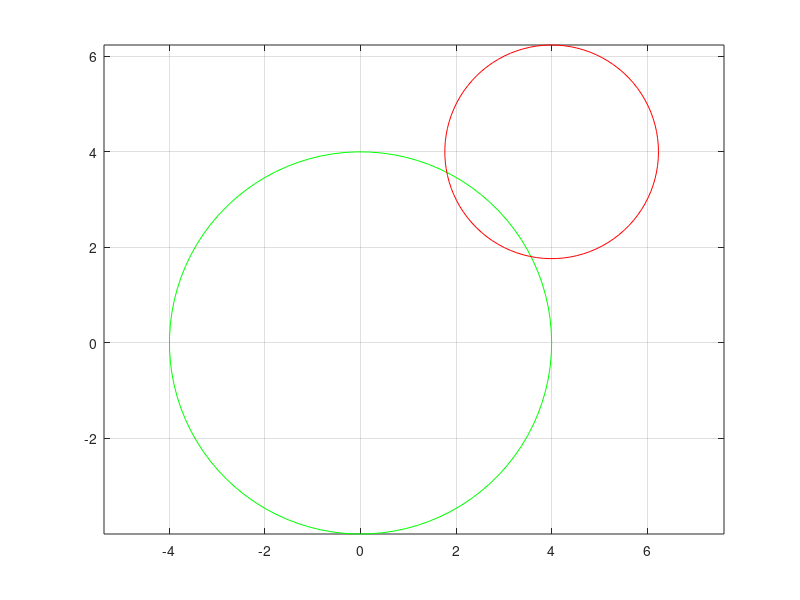

MATLAB code for this plot:
clc
%non-linear equations
f1=@(x) (x-4).^2 +(y-4).^2 -5 ;
f2=@(x) x.^2 +y.^2 -16;

%graphically looking our 1 st guess is (2,4) and
% 2 nd guess is (4,2)
x=[2 ;4];     %initial guess
for i=1:20
    
    J=[2*(x(1)-4) 2*(x(2)-4);2*x(1) 2*x(2)];    %define jacobi
    f=-[(x(1)-4).^2+(x(2)-4).^2-5 ;x(1).^2+x(2).^2-16];  %function vector
    
    dx=inv(J)*f;
    x=x+dx;
 
end
disp('1st Solution vector is : ')
disp(x)



x=[4 ;2];     %initial guess
for i=1:20
    
    J=[2*(x(1)-4) 2*(x(2)-4);2*x(1) 2*x(2)];    %define jacobi
    f=-[(x(1)-4).^2+(x(2)-4).^2-5 ;x(1).^2+x(2).^2-16];  %function vector
    
    dx=inv(J)*f;
    x=x+dx;
 
end
disp('2nd Solution vector is : ')
disp(x)
%replaced
%x with x(1)
%y with x(2)

%plotting equations
theta=linspace(0,2*pi);

x=4*cos(theta);
y=4*sin(theta);


plot(x,y,'g')
axis('equal')
hold on


x=4 + sqrt(5)*cos(theta);
y=4 + sqrt(5)*sin(theta);
plot(x,y,'r')
axis('equal')

grid on